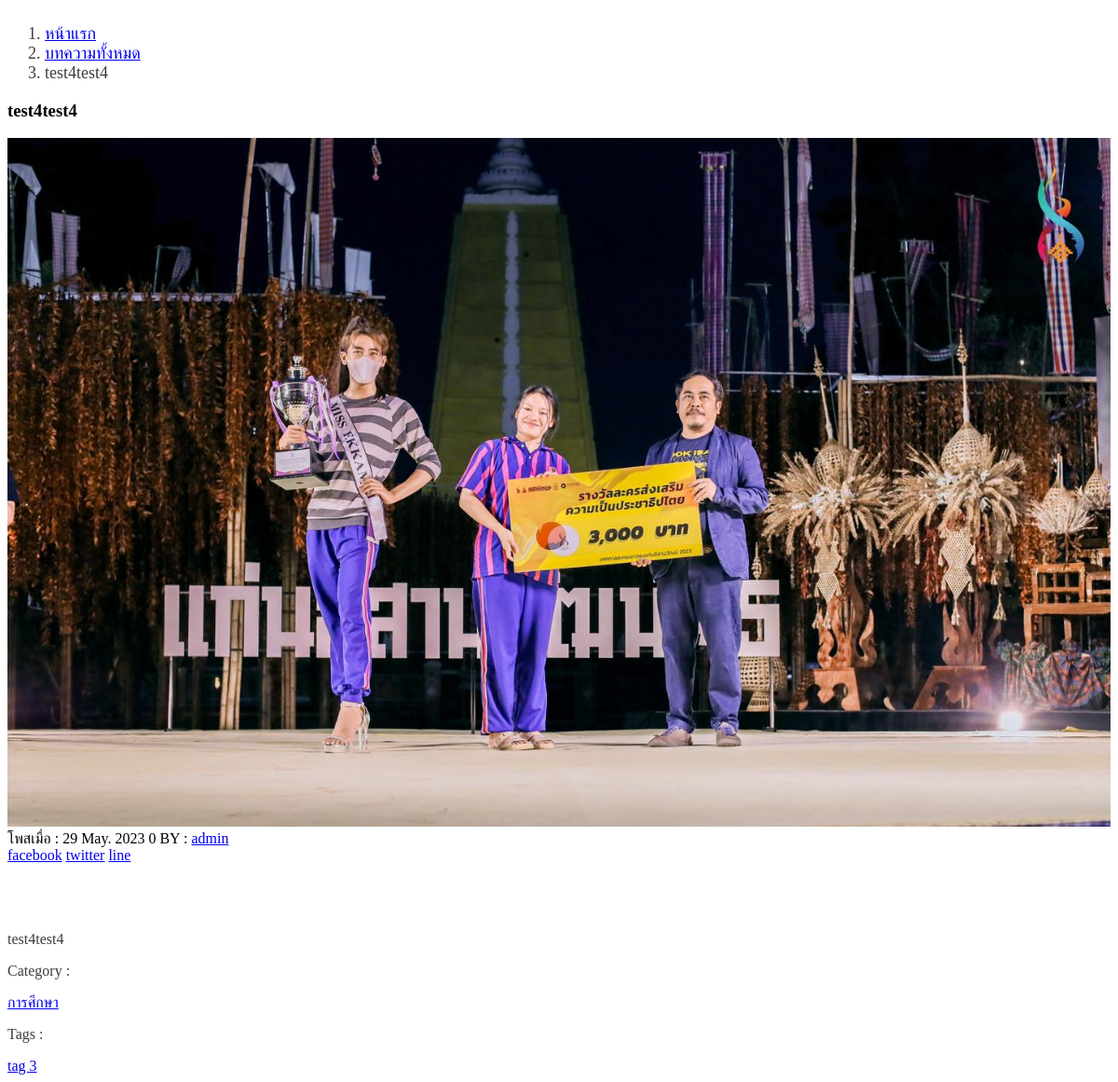
The app's page /view/test4test4 with its own data.
### tables this page shows
CREATE TABLE `articles` (
  `id` int(11) NOT NULL,
  `category_id` int(11) NOT NULL,
  `user_id` int(11) NOT NULL,
  `topic_name` varchar(250) NOT NULL,
  `descripion` text NOT NULL,
  `image_banner` varchar(250) NOT NULL,
  `create_at` timestamp NOT NULL DEFAULT current_timestamp() ON UPDATE current_timestamp(),
  `view` varchar(50) NOT NULL,
  `keyword_seo` varchar(500) NOT NULL,
  `descripion_seo` varchar(500) NOT NULL,
  `url_articles_seo` varchar(350) NOT NULL,
  `update_at` datetime NOT NULL,
  `update_by` int(11) NOT NULL,
  `status` tinyint(4) NOT NULL DEFAULT 0
);

CREATE TABLE `user` (
  `id` int(11) NOT NULL,
  `role_id` int(11) NOT NULL,
  `firstname` varchar(255) NOT NULL,
  `lastname` varchar(255) NOT NULL,
  `email` varchar(255) DEFAULT NULL,
  `province` varchar(255) DEFAULT NULL,
  `username` varchar(255) NOT NULL,
  `password` varchar(255) NOT NULL,
  `image_path` varchar(255) NOT NULL
);

CREATE TABLE `category` (
  `id` int(11) NOT NULL,
  `name` varchar(350) NOT NULL,
  `page_id` int(10) NOT NULL,
  `cate_url` varchar(350) NOT NULL
);

CREATE TABLE `tag` (
  `id` int(11) NOT NULL,
  `name` varchar(255) NOT NULL,
  `tag_url` varchar(255) NOT NULL,
  `user_id` int(11) NOT NULL,
  `create_at` timestamp NOT NULL DEFAULT current_timestamp() ON UPDATE current_timestamp()
);

### view.php (the view, shortened to what this page needs)
<?php
function DateThai($strDate)
{
    $strYear = date("Y", strtotime($strDate));
    $strMonth = date("n", strtotime($strDate));
    $strDay = date("j", strtotime($strDate));
    $strMonthCut = array("", "Jan.", "Feb.", "Mar.", "Apr.", "May.", "Jun.", "Jul.", "Aug.", "Sep.", "Oct.", "Nov.", "Dec.");
    $strMonthThai = $strMonthCut[$strMonth];
    return "$strDay $strMonthThai $strYear ";
}
?>
<?php
include './conn/connect.php';
$url_articles_seo = $_GET["url_articles_seo"];
if (isset($url_articles_seo)) {
    $sql_query = "SELECT * FROM articles
	WHERE url_articles_seo='$url_articles_seo'";
    $result_set = mysqli_query($conn, $sql_query) or die('ข้อผิดพลาด');
    $result = mysqli_fetch_array($result_set);
    $id = $result["id"];
    $category_id  =  $result["category_id"];
    $user_id  =  $result["user_id"];
    $topic_name  =  $result["topic_name"];
    $descripion  =  $result["descripion"];
    $image_banner  =  $result["image_banner"];
    $create_at  =  $result["create_at"];
    $view  =  $result["view"];
    $url_articles_seo  =  stripslashes($result["url_articles_seo"]);
    $sql_author = "SELECT * FROM articles LEFT join user on articles.user_id = user.id WHERE user.id ='$user_id' ";
    $query_article = mysqli_query($conn, $sql_author) or die("Error in query: $sql_author " . mysqli_error($conn));
    $author = mysqli_fetch_array($query_article);
    $authorName = $author["firstname"];
}
?>
<!DOCTYPE html>
<html lang="th">
<head>
</head>
<body>
    <article class="view-content " style="overflow-x: hidden;">
        <section id="bread-crumbs">
            <div class="container px-0">
                <nav aria-label="breadcrumb " class="nav-breadcrumb">
                    <ol class="breadcrumb">
                        <li class="breadcrumb-item"><a href="../">หน้าแรก</a></li>
                        <li class="breadcrumb-item"><a href="../all-articles/">บทความทั้งหมด</a></li>
                        <li class="breadcrumb-item active" aria-current="page" aria-disabled="page"><?php echo $topic_name  ?></li>
                    </ol>
                </nav>
            </div>
        </section>
        <section class="view-show-blog">
            <div class="container">
                <div class="heading-bg-secon">
                    <h1 class="bg-heading">
                        <?php echo $topic_name  ?>
                    </h1>
                </div>
                <div class="text-center">
                    <img data-src="../backend/uploads/article-img/<?php echo $image_banner; ?>" class="lazy img-fluid">
                </div>
                <aside class="site">
                    <div class="potsnew">
                        <span class="date-news">
                            <?php
                            $strDate = $create_at;
                            echo "โพสเมื่อ : " . DateThai($strDate);
                            ?>
                        </span>
                        <span class="news-views">
                            <i class="fa fa-eye"></i> <?php echo $view  ?>
                        </span>
                        <span class="order_by">
                            BY : <a class="link_a" href="../author/<?php echo $authorName ?>"> <?php echo $authorName ?></a>
                        </span>
                        <div class="buttons">
                            <a class="fb" href="https://www.facebook.com/sharer/sharer.php?u=https://www.xn--82c8azatt7d.net/<?php echo $url_articles_seo ?>" title="Join us on Facebook" onclick="window.open(this.href, 'facebook-share','width=500,height=300');return false;"><i class="fab fa-facebook" aria-hidden="true"></i>facebook</a>
                            <a class="tw" href="https://twitter.com/share?text=title &url=https://www.xn--82c8azatt7d.net/<?php echo $url_articles_seo ?>" title="Join us on Twitter" target="_blank" onclick="window.open(this.href, 'twitter-share', 'width=500,height=300');return false;"><i class="fab fa-twitter" aria-hidden="true"></i>twitter</a>
                            <a class="i-line" href="https://social-plugins.line.me/lineit/share?url=https://www.xn--82c8azatt7d.net/<?php echo $url_articles_seo ?>" title="Join us on line" onclick="window.open(this.href, 'facebook-share','width=500,height=500');return false;"><i class="fab fa-line" aria-hidden="true"></i>line</a>
                        </div>
                    </div>
                </aside>
                <p class="news-text">
                    <?php echo $descripion  ?>
                </p>
                <div class="box-name-category">
                    <?php
                    $sql_category = "SELECT * FROM category WHERE id = $category_id";
                    $query_cate = mysqli_query($conn, $sql_category) or die("Error in query: $sql_category " . mysqli_error($conn));
                    $result_cate = mysqli_fetch_array($query_cate);
                    ?>
                    <p>Category :</p>
                    <a href="../category/<?php echo $result_cate['name']; ?>" rel="ugc"><?php echo $result_cate['name']; ?></a>
                </div>
                <div class="box-name-tag">
                    <p>Tags : </p>
                    <?php
                    include './conn/connect.php';
                    $chack_tag_log = "SELECT tag.name ,tag.tag_url FROM (tag
				left join tag_log on tag.id = tag_log.tag_id)
				where articles_id = $id ";
                    $chack_query = mysqli_query($conn, $chack_tag_log) or die("error in query:$chack_tag_log" . mysqli_error($conn));
                    while ($r = mysqli_fetch_array($chack_query)) {
                    ?>
                        <a href="../tag/<?php echo $r['tag_url']; ?>" class="link-tag" rel="ugc"><?php echo $r['name']; ?></a>
                    <?php
                    }
                    ?>
                </div>
            </div>
        </section>
    </article>
</body>
</html>

### view.php (style rules this page uses)
ol, ul, li { color: #3d3d3d; font-size: 18px; }
img { max-width: 100%; height: auto; }
.news-text { padding: 20px !important; }
.view-show-blog p { color: #3d3d3d; }

### records on screen
articles: topic_name "test4test4", image_banner (picture), create_at "29 May. 2023", view "0", descripion "test4test4"
user: firstname "admin"
category: name "การศึกษา"
tag: name "tag 3"
